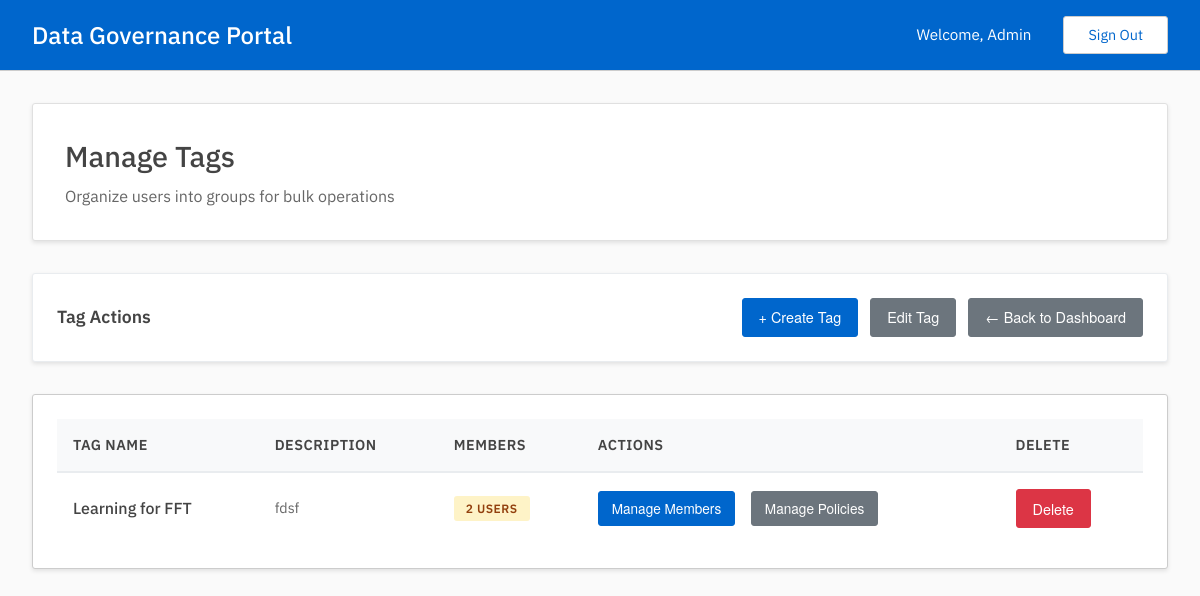
/admin/manage_tags (signed in), run on the app's committed database.
### tables this page shows
CREATE TABLE tags(
        uuid TEXT UNIQUE NOT NULL PRIMARY KEY,
        name TEXT NOT NULL UNIQUE,
        description TEXT,
        members TEXT
        );

### admin.py (the view)
@admin.route('/manage_tags', methods=['GET'])
@admin_required
def manage_tags():
    tags_result = get_tags_with_member_count()
    tags = tags_result['data'] if tags_result['status'] == '200' else []
    return render_template('admin/manage_tags/hub.html', tags=tags)

### auth.py (called while the page is built)
def admin_required(f):
    @wraps(f)
    def wrap(*args, **kwargs):
        if session['user']['is_admin']:
            return f(*args, **kwargs)
        else:
            print("403: User is not an admin.")
            return redirect(url_for('user.dashboard'))
    return wrap

### db.py (called while the page is built)
def get_conn_curs():
    conn = sqlite3.connect(DATABASE)
    conn.row_factory = sqlite3.Row
    curs = conn.cursor()
    curs.execute("PRAGMA foreign_keys = ON")
    return conn, curs

def commit_close(conn, curs):
    conn.commit()
    curs.close()
    conn.close()

def get_tags_with_member_count():
    conn, curs = get_conn_curs()
    curs.execute("""
        SELECT t.*,
               CASE
                   WHEN t.members IS NULL OR t.members = '' THEN 0
                   ELSE LENGTH(t.members) - LENGTH(REPLACE(t.members, ',', '')) + 1
               END as member_count,
               COUNT(tp.uuid) as policy_count
        FROM tags t
        LEFT JOIN tag_policies tp ON t.uuid = tp.tag_uuid
        GROUP BY t.uuid
        ORDER BY t.name
    """)
    tags = curs.fetchall()
    commit_close(conn, curs)
    return {
        "status": "200",
        "message": "Tags with member and policy count found successfully",
        "data": [dict(tag) for tag in tags]
    }

### templates/admin/manage_tags/hub.html (shortened to what this page needs)
{% extends "base.html" %}
{% block content %}
<div class="dashboard-header">
    <h2>Manage Tags</h2>
    <p>Organize users into groups for bulk operations</p>
</div>
<div class="quick-actions">
    <h3 class="quick-actions-title">Tag Actions</h3>
    <div class="quick-actions-buttons">
        <a href="{{ url_for('admin.create_tag') }}" class="btn btn-action">
            + Create Tag
        </a>
        <a href="{{ url_for('admin.edit_tag') }}" class="btn btn-secondary">
            Edit Tag
        </a>
        <a href="{{ url_for('admin.dashboard') }}" class="btn btn-secondary">
            ← Back to Dashboard
        </a>
    </div>
</div>
<div class="table-container">
    {% if tags %}
    <table class="data-table">
        <thead>
            <tr>
                <th>Tag Name</th>
                <th>Description</th>
                <th>Members</th>
                <th>Actions</th>
                <th>Delete</th>
            </tr>
        </thead>
        <tbody>
            {% for tag in tags %}
            <tr>
                <td>
                    <div style="font-weight: 500;">{{ tag["name"] }}</div>
                </td>
                <td>
                    <div style="color: #666; font-size: 0.9rem;">
                        {{ tag["description"] or "No description" }}
                    </div>
                </td>
                <td>
                    <span class="status-badge status-pending">
                        {{ tag["member_count"] }} user{{ 's' if tag["member_count"] != 1 else '' }}
                    </span>
                </td>
                <td>
                    <div class="action-buttons">
                        <a href="{{ url_for('admin.manage_tag_members', tag_uuid=tag['uuid']) }}"
                           class="btn btn-action"
                           style="padding: 0.4rem 0.8rem; font-size: 0.85rem;">
                            Manage Members
                        </a>
                        <a href="{{ url_for('admin.manage_tag_policies', tag_uuid=tag['uuid']) }}"
                           class="btn btn-secondary"
                           style="padding: 0.4rem 0.8rem; font-size: 0.85rem; margin-left: 0.5rem;">
                            Manage Policies
                        </a>
                    </div>
                </td>
                <td>
                    <form method="POST" action="{{ url_for('admin.delete_tag') }}" onsubmit="return confirm('Are you sure you want to delete this tag? This will also delete all associated tag policies.');">
                        <button type="submit" class="btn btn-danger btn-sm">Delete</button>
                    </form>
                </td>
            </tr>
            {% endfor %}
        </tbody>
    </table>
    {% else %}
    <div class="empty-state">
        <div class="empty-state-icon">🏷️</div>
        <p class="empty-state-text">No tags found. Create your first tag to organize users.</p>
    </div>
    {% endif %}
</div>
{% endblock %}

### static/styles.css (style rules this page uses)
* { margin: 0; padding: 0; box-sizing: border-box; }
body { font-family: 'IBM Plex Sans'; color: #444; line-height: 1.42; min-height: 100vh; display: flex; flex-direction: column; background-color: #fafafa; }
.dashboard-header { background-color: white; padding: 2rem; border-radius: 3px; margin-bottom: 2rem; box-shadow: rgba(0,0,0,0.1) 0 2px 4px; border: 1px solid #e0e0e0; }
.dashboard-header h2 { color: #444; font-size: 1.8rem; margin-bottom: 0.5rem; font-weight: 500; }
.dashboard-header p { color: #666; font-size: 1rem; }
.table-container { background-color: white; border-radius: 3px; padding: 1.5rem; box-shadow: rgba(0,0,0,0.1) 0 2px 4px; border: 1px solid #ccc; overflow-x: auto; }
.data-table { width: 100%; border-collapse: collapse; }
.data-table th { background-color: #f8f9fa; color: #444; font-weight: 600; text-align: left; padding: 1rem; border-bottom: 2px solid #e9ecef; font-size: 0.9rem; text-transform: uppercase; letter-spacing: 0.5px; }
.data-table td { padding: 1rem; border-bottom: 1px solid #e9ecef; color: #444; }
.data-table tr:last-child td { border-bottom: none; }
.btn { padding: 0.5rem 1rem; border-radius: 3px; text-decoration: none; font-size: 0.9rem; cursor: pointer; transition: all 0.3s ease; border: 1px solid transparent; display: inline-block; text-align: center; font-family: 'Helvetica Neue', 'Helvetica', 'Arial', sans-serif; }
.btn-action { background-color: #06c; color: white; border-color: #06c; }
.btn-secondary { background-color: #6c757d; color: white; border-color: #6c757d; }
.btn-danger { background-color: #dc3545; color: white; border-color: #dc3545; }
.status-badge { display: inline-block; padding: 0.25rem 0.75rem; border-radius: 3px; font-size: 0.75rem; font-weight: 600; text-transform: uppercase; letter-spacing: 0.5px; }
.status-pending { background: #fef3c7; color: #92400e; }
.action-buttons { display: flex; gap: 0.5rem; align-items: center; }
.quick-actions { background: white; border-radius: 3px; padding: 1.5rem; margin-bottom: 2rem; box-shadow: rgba(0,0,0,0.1) 0 2px 4px; border: 1px solid #e9ecef; display: flex; justify-content: space-between; align-items: center; flex-wrap: wrap; gap: 1rem; }
.quick-actions-title { font-size: 1.1rem; font-weight: 600; color: #444; }
.quick-actions-buttons { display: flex; gap: 0.75rem; flex-wrap: wrap; }

### data on the page
tags: name "Learning for FFT", description "fdsf", member_count "2", member_count "S"

### other printed values
{{ session['user']['name'] }} "Admin"
